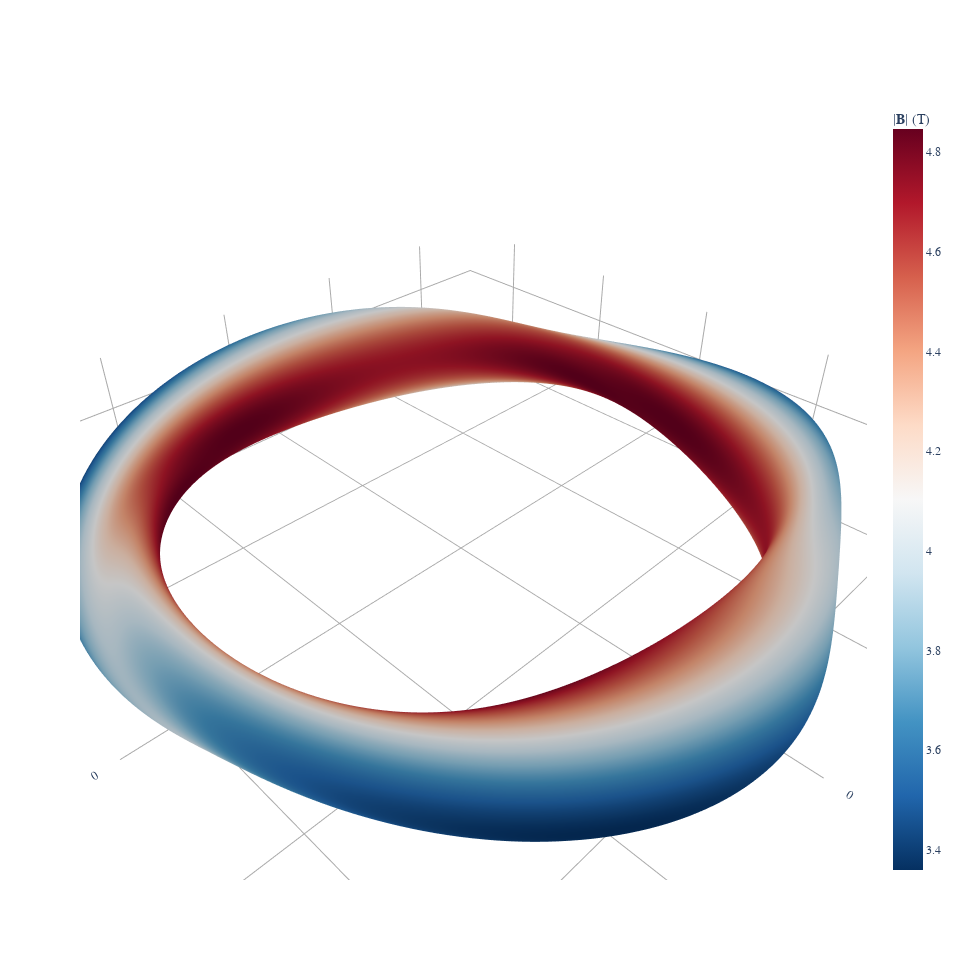

Notebook cell for this chart:
### Code cell
plot_1d(eq, "iota")
plot_3d(eq, "|B|")

### Figure 1 — Plotly figure (JSON) as saved in the notebook; plotly's stock layout.template omitted (floating-point values rounded to 4 significant figures; data arrays with more than 128 entries replaced by an {"elided": "..."} marker saying what was removed)
{"data": [{"colorbar": {"title": {"text": "|𝐁| (T)"}}, "colorscale": [[0, "rgb(5,48,97)"], [0.1, "rgb(33,102,172)"], [0.2, "rgb(67,147,195)"], [0.3, "rgb(146,197,222)"], [0.4, "rgb(209,229,240)"], [0.5, "rgb(247,247,247)"], [0.6, "rgb(253,219,199)"], [0.7, "rgb(244,165,130)"], [0.8, "rgb(214,96,77)"], [0.9, "rgb(178,24,43)"], [1, "rgb(103,0,31)"]], "flatshading": true, "i": {"elided": "60200 int values"}, "intensity": {"elided": "30401 float values"}, "j": {"elided": "60200 int values"}, "k": {"elided": "60200 int values"}, "name": "|𝐁| (T)", "opacity": 1, "showscale": true, "type": "mesh3d", "x": {"elided": "30401 float values"}, "y": {"elided": "30401 float values"}, "z": {"elided": "30401 float values"}}], "layout": {"font": {"family": "Times"}, "height": 960.2, "scene": {"aspectmode": "data", "xaxis": {"backgroundcolor": "white", "gridcolor": "darkgrey", "showbackground": false, "showgrid": true, "showticklabels": true, "title": {"text": "X  (m)"}, "zeroline": true, "zerolinecolor": "darkgrey"}, "yaxis": {"backgroundcolor": "white", "gridcolor": "darkgrey", "showbackground": false, "showgrid": true, "showticklabels": true, "title": {"text": "Y  (m)"}, "zeroline": true, "zerolinecolor": "darkgrey"}, "zaxis": {"backgroundcolor": "white", "gridcolor": "darkgrey", "showbackground": false, "showgrid": true, "showticklabels": true, "title": {"text": "Z  (m)"}, "zeroline": true, "zerolinecolor": "darkgrey"}}, "title": {"text": "", "x": 0.5, "xanchor": "center", "y": 0.9, "yanchor": "top"}, "width": 960.2}}
